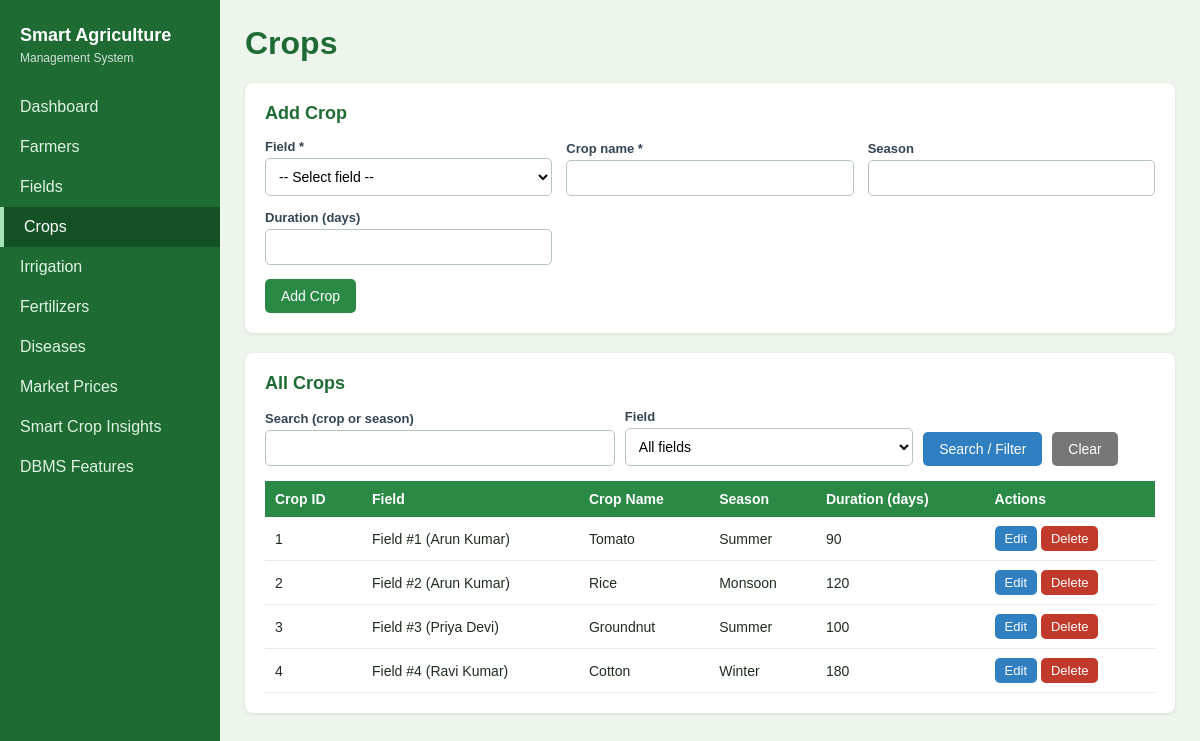
/crops.php, run on the app's committed database.
### tables this page shows
CREATE TABLE `crop` (
  `crop_id` int(11) NOT NULL,
  `field_id` int(11) NOT NULL,
  `crop_name` varchar(100) NOT NULL,
  `season` varchar(50) DEFAULT NULL,
  `duration` int(11) DEFAULT NULL
);

CREATE TABLE `farmer` (
  `farmer_id` int(11) NOT NULL,
  `name` varchar(100) NOT NULL,
  `phone` varchar(15) DEFAULT NULL,
  `location` varchar(100) DEFAULT NULL
);

### db.php (called while the page is built, shortened)
<?php
try {
    $conn = new mysqli('localhost', 'root', '', 'smart_agriculture');
    $conn->set_charset('utf8mb4');
} catch (Exception $e) {
    die('<h2>Database connection failed</h2><p>' . htmlspecialchars($e->getMessage()) .
        '</p><p>Check: (1) MySQL is started in XAMPP, (2) database name is <b>smart_agriculture</b>, (3) user <b>root</b> has no password.</p>');
}
function h($v) { return htmlspecialchars((string)$v, ENT_QUOTES, 'UTF-8'); }
function db_all($sql, $params = []) {
    global $conn;
    $st = $conn->prepare($sql);
    if ($params) { $st->bind_param(str_repeat('s', count($params)), ...$params); }
    $st->execute();
    $rows = $st->get_result()->fetch_all(MYSQLI_ASSOC);
    return $rows;
}

### crops.php (the view, shortened to what this page needs)
<?php
require 'db.php';
$f = ['crop_id' => '', 'field_id' => '', 'crop_name' => '', 'season' => '', 'duration' => ''];
$q = trim($_GET['q'] ?? '');
$fid = (int)($_GET['field'] ?? 0);
$sql = "SELECT c.crop_id, c.field_id, fr.name AS farmer, c.crop_name, c.season, c.duration
        FROM Crop c JOIN Field f ON c.field_id = f.field_id JOIN Farmer fr ON f.farmer_id = fr.farmer_id
        WHERE (c.crop_name LIKE ? OR c.season LIKE ?)";
$params = ['%' . $q . '%', '%' . $q . '%'];
$rows = db_all($sql . " ORDER BY c.crop_id", $params);
$fields = field_rows();
require 'header.php';
?>
<h1>Crops</h1>
<div class="card">
  <h2><?= $f['crop_id'] ? 'Edit Crop' : 'Add Crop' ?></h2>
  <form method="post" class="form-grid">
    <label>Field *
      <select name="field_id" required><option value="">-- Select field --</option><?= opts($fields, $f['field_id']) ?></select>
    </label>
    <label>Crop name *<input type="text" name="crop_name" maxlength="100" required value="<?= h($f['crop_name']) ?>"></label>
    <label>Season<input type="text" name="season" list="seasons" maxlength="50" value="<?= h($f['season']) ?>">
    </label>
    <label>Duration (days)<input type="number" name="duration" min="1" step="1" value="<?= h($f['duration']) ?>"></label>
    <div class="form-actions">
      <button class="btn btn-green" type="submit"><?= $f['crop_id'] ? 'Update Crop' : 'Add Crop' ?></button>
    </div>
  </form>
</div>
<div class="card">
  <h2>All Crops</h2>
  <form method="get" class="search-bar">
    <div><label>Search (crop or season)<input type="text" name="q" value="<?= h($q) ?>"></label></div>
    <div><label>Field<select name="field"><option value="0">All fields</option><?= opts($fields, $fid) ?></select></label></div>
    <button class="btn btn-blue" type="submit">Search / Filter</button>
    <a class="btn btn-gray" href="crops.php">Clear</a>
  </form>
  <div class="table-wrap">
  <table>
    <tr><th>Crop ID</th><th>Field</th><th>Crop Name</th><th>Season</th><th>Duration (days)</th><th>Actions</th></tr>
    <?php foreach ($rows as $r): ?>
    <tr>
      <td><?= h($r['crop_id']) ?></td>
      <td>Field #<?= h($r['field_id']) ?> (<?= h($r['farmer']) ?>)</td>
      <td><?= h($r['crop_name']) ?></td><td><?= h($r['season']) ?></td><td><?= h($r['duration']) ?></td>
      <td>
        <a class="btn btn-blue btn-sm" href="crops.php?edit=<?= (int)$r['crop_id'] ?>">Edit</a>
        <form method="post" class="inline" onsubmit="return confirm('Delete this crop?');">
          <button class="btn btn-red btn-sm" type="submit">Delete</button>
        </form>
      </td>
    </tr>
    <?php endforeach; ?>
  </table>
  </div>
</div>
<?php require 'footer.php'; ?>

### header.php (shortened to what this page needs)
<?php
$current = basename($_SERVER['PHP_SELF']);
$nav = [
    'index.php'          => 'Dashboard',
    'farmers.php'        => 'Farmers',
    'fields.php'         => 'Fields',
    'crops.php'          => 'Crops',
    'irrigation.php'     => 'Irrigation',
    'fertilizers.php'    => 'Fertilizers',
    'diseases.php'       => 'Diseases',
    'market.php'         => 'Market Prices',
    'smart_insights.php' => 'Smart Crop Insights',
    'dbms_features.php'  => 'DBMS Features',
];
?>
<!DOCTYPE html>
<html lang="en">
<head>
<link rel="stylesheet" href="style.css">
</head>
<body>
<div class="layout">
  <nav class="sidebar">
    <div class="brand">Smart Agriculture<br><small>Management System</small></div>
    <?php foreach ($nav as $file => $label): ?>
      <a href="<?= $file ?>" class="<?= $current === $file ? 'active' : '' ?>"><?= h($label) ?></a>
    <?php endforeach; ?>
  </nav>
  <main class="content">

### footer.php
  </main>
</div>
</body>
</html>

### style.css (style rules this page uses)
* { box-sizing: border-box; }
body { margin: 0; font-family: Arial, Helvetica, sans-serif; background: #eef5ec; color: #1f2d1f; }
.layout { display: flex; min-height: 100vh; }
.sidebar { width: 220px; background: #1e6b34; padding: 15px 0; flex-shrink: 0; }
.sidebar .brand { color: #fff; font-size: 18px; font-weight: bold; padding: 10px 20px 20px; }
.sidebar .brand small { font-weight: normal; font-size: 12px; opacity: .8; }
.sidebar a { display: block; color: #dff3e3; padding: 11px 20px; text-decoration: none; }
.sidebar a.active { background: #145226; color: #fff; border-left: 4px solid #a6e3b4; }
.content { flex: 1; padding: 25px; min-width: 0; }
h1 { margin-top: 0; color: #1e6b34; }
h2 { margin-top: 0; font-size: 18px; color: #1e6b34; }
.card { background: #fff; border-radius: 8px; padding: 20px; margin-bottom: 20px; box-shadow: 0 1px 4px rgba(0,0,0,.1); }
.table-wrap { overflow-x: auto; }
table { width: 100%; border-collapse: collapse; }
th { background: #2a8a45; color: #fff; text-align: left; padding: 10px; font-size: 14px; }
td { padding: 9px 10px; border-bottom: 1px solid #e3ebe3; font-size: 14px; }
.form-grid { display: grid; grid-template-columns: repeat(auto-fill, minmax(220px, 1fr)); gap: 14px; align-items: end; }
label { display: block; font-size: 13px; font-weight: bold; color: #345; }
input[type=text], input[type=number], input[type=date], select { width: 100%; padding: 9px; margin-top: 4px; border: 1px solid #b7c7b7; border-radius: 5px; font-size: 14px; background: #fff; }
.form-actions { grid-column: 1 / -1; }
.btn { display: inline-block; padding: 9px 16px; border: 0; border-radius: 5px; color: #fff; font-size: 14px; cursor: pointer; text-decoration: none; }
.btn-sm { padding: 5px 10px; font-size: 13px; }
.btn-green { background: #2a8a45; }
.btn-blue { background: #2f7fc1; }
.btn-red { background: #c0392b; }
.btn-gray { background: #777; }
form.inline { display: inline; }
.search-bar { display: flex; flex-wrap: wrap; gap: 10px; margin-bottom: 15px; align-items: flex-end; }
.search-bar > div { min-width: 180px; }

### data on the page
crop: crop_id "1", field "1", farmer.name "Arun Kumar", crop_name "Tomato", season "Summer", duration "90"
crop: crop_id "2", field "2", farmer.name "Arun Kumar", crop_name "Rice", season "Monsoon", duration "120"
crop: crop_id "3", field "3", farmer.name "Priya Devi", crop_name "Groundnut", season "Summer", duration "100"
crop: crop_id "4", field "4", farmer.name "Ravi Kumar", crop_name "Cotton", season "Winter", duration "180"

### other printed values
$label "Dashboard"
$label "Farmers"
$label "Fields"
$label "Crops"
$label "Irrigation"
$label "Fertilizers"
$label "Diseases"
$label "Market Prices"
$label "Smart Crop Insights"
$label "DBMS Features"
